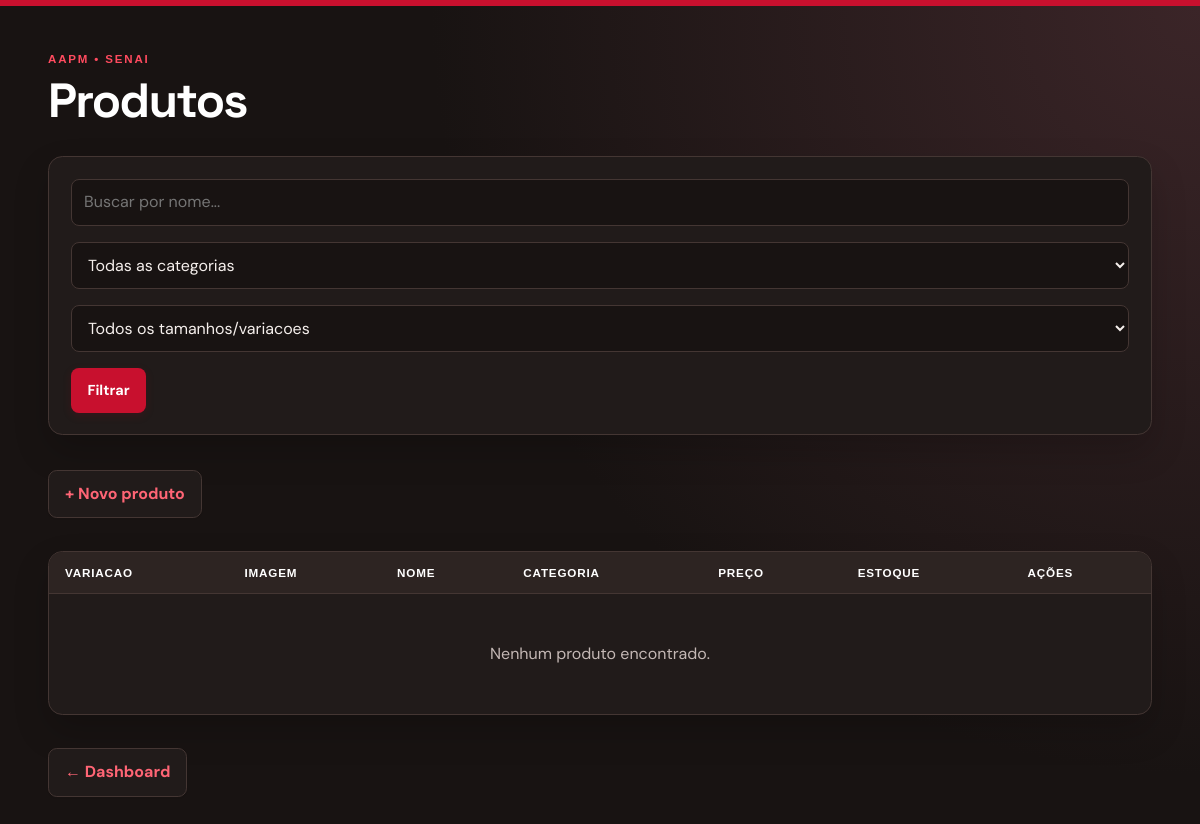
/produtos/ (signed in), run on an earlier commit of the app's database.
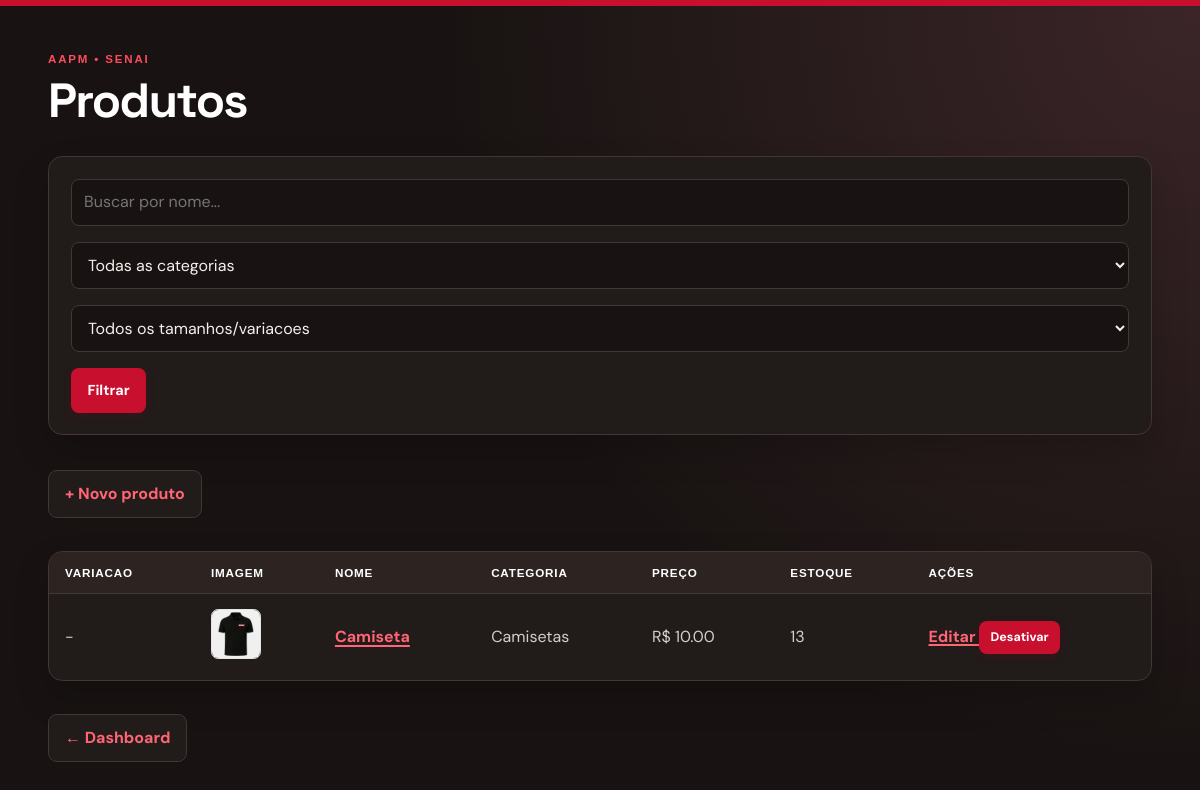
And on a later commit of the database.
### app/models/produto.py (models this page shows, shortened)
class Produto(Base):
    __tablename__ = "produtos"
    id            = Column(Integer, primary_key=True, index=True)
    nome          = Column(String(150), nullable=False, index=True)
    preco         = Column(Float, nullable=False, default=0.0)
    estoque_atual = Column(Integer, nullable=False, default=0)
    variacao      = Column(String(80), nullable=True, index=True)
    ativo         = Column(Boolean, default=True)
    imagem_path = Column(String(255), nullable=True)
    categoria_id = Column(
        Integer,
        ForeignKey("categorias.id", ondelete="SET NULL"),
        nullable=True
    )
    categoria = relationship(
        "Categoria",
        back_populates="produtos"
    )

### app/models/categoria.py (models this page shows)
class Categoria(Base):
    __tablename__ = "categorias"
    id = Column(Integer, primary_key=True, autoincrement=True, index=True)
    nome = Column(String, unique=True, nullable=False)
    ativo = Column(Boolean, default=True)
    produtos = relationship("Produto", back_populates="categoria", lazy="select")

### app/controllers/produto_controller.py (the view)
@router.get("/")
def listar_produtos(
    request: Request,
    busca: str = "",
    categoria_id: int = 0,
    variacao: str = "",
    pagina: int = 1,
    por_pagina: int = 10,
    db: Session = Depends(get_db),
    usuario=Depends(get_usuario_logado)
):
    query = db.query(Produto).filter(
        Produto.ativo == True
    )
    if busca:
        query = query.filter(
            Produto.nome.ilike(f"%{busca}%")
        )
    if categoria_id:
        query = query.filter(
            Produto.categoria_id == categoria_id
        )
    if variacao:
        query = query.filter(Produto.variacao == variacao)
    query = query.order_by(Produto.nome)
    total_produtos = query.count()
    pagina = max(pagina, 1)
    por_pagina = max(por_pagina, 1)
    total_paginas = (
        math.ceil(total_produtos / por_pagina)
        if total_produtos
        else 1
    )
    if pagina > total_paginas:
        pagina = total_paginas
    offset = (pagina - 1) * por_pagina
    produtos = (
        query
        .offset(offset)
        .limit(por_pagina)
        .all()
    )
    categorias = (
        db.query(Categoria)
        .filter(Categoria.ativo == True)
        .all()
    )
    variacoes = [
        valor for (valor,) in db.query(Produto.variacao)
        .filter(Produto.ativo == True, Produto.variacao.isnot(None), Produto.variacao != "")
        .distinct().order_by(Produto.variacao).all()
    ]
    return templates.TemplateResponse(
        request,
        "produtos/index.html",
        {
            "request": request,
            "usuario": usuario,
            "produtos": produtos,
            "categorias": categorias,
            "busca": busca,
            "categoria_id": categoria_id,
            "variacao": variacao,
            "variacoes": variacoes,
            "pagina": pagina,
            "por_pagina": por_pagina,
            "total_paginas": total_paginas,
            "total_produtos": total_produtos,
        }
    )

### app/templates/produtos/index.html (shortened to what this page needs)
<!DOCTYPE html>
<html lang="pt-br">
<head>
</head>
<body>
    <h1>Produtos</h1>
    <form method="get" action="/produtos">
        <input type="text" name="busca" placeholder="Buscar por nome..." value="{{ busca }}">
        <select name="categoria_id">
            <option value="0">Todas as categorias</option>
        </select>
        <select name="variacao">
            <option value="">Todos os tamanhos/variacoes</option>
        </select>
        <button type="submit">Filtrar</button>
    </form>
    {% if usuario.role == 'admin' %}
    <p>
        <a href="/produtos/novo">+ Novo produto</a>
    </p>
    {% endif %}
    <table border="1" cellpadding="8">
        <thead>
            <tr>
                <th>Variacao</th>
                <th>Imagem</th>
                <th>Nome</th>
                <th>Categoria</th>
                <th>Preço</th>
                <th>Estoque</th>
                <th>Ações</th>
            </tr>
        </thead>
        <tbody>
            {% for p in produtos %}
            <tr>
                <td>{{ p.variacao or '-' }}</td>
                <td>
                    <img src="{{ p.imagem_url }}" alt="{{ p.nome }}" width="50" height="50" style="object-fit:cover">
                </td>
                <td>
                    <a href="/produtos/{{ p.id }}">
                        {{ p.nome }}
                    </a>
                </td>
                <td>
                    {{ p.categoria.nome if p.categoria else "—" }}
                </td>
                <td>
                    R$ {{ "%.2f"|format(p.preco) }}
                </td>
                <td>
                    {{ p.estoque_atual }}
                </td>
                <td>
                    {% if usuario.role == 'admin' %}
                    <a href="/produtos/{{ p.id }}/editar">
                        Editar
                    </a>
                    <form action="/produtos/{{ p.id }}/desativar" method="post" style="display:inline"
                        onsubmit="return confirm('Desativar {{ p.nome }}?')">
                        <button type="submit">
                            Desativar
                        </button>
                    </form>
                    {% endif %}
                </td>
            </tr>
            {% endfor %}
            {% if not produtos %}
            <tr>
                <td colspan="7" style="text-align:center">
                    Nenhum produto encontrado.
                </td>
            </tr>
            {% endif %}
        </tbody>
    </table>
    <p>
        <a href="/">← Dashboard</a>
    </p>
</body>
</html>

What changed in the data, as far as the page shows it:
added Produto: variacao "-", imagem_url (picture), nome "Camiseta", categoria "Camisetas", preco "10.00", estoque_atual "13"
Also different on the page:
text no longer shown: "Nenhum produto encontrado."
